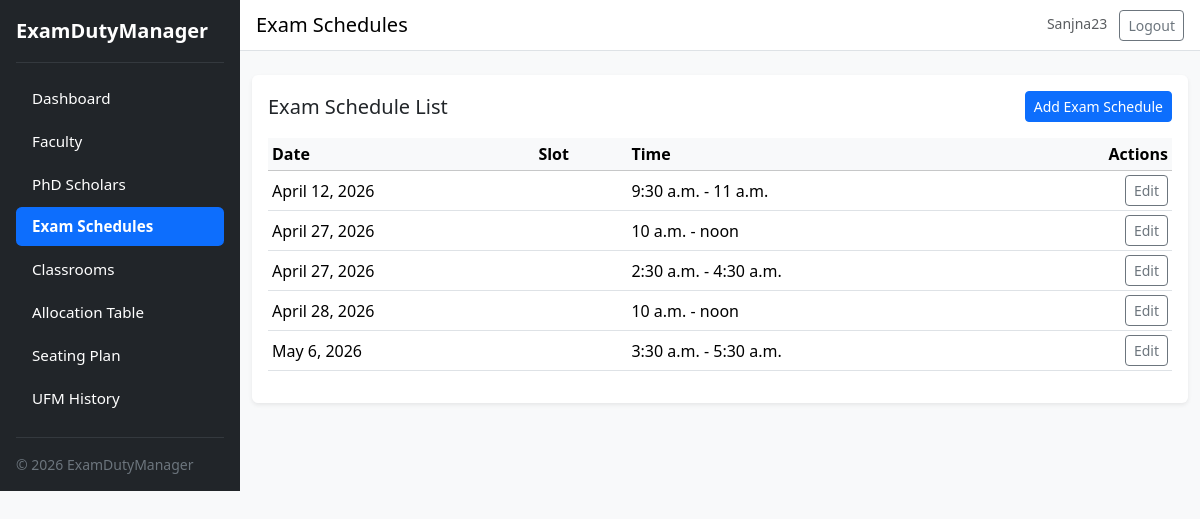
The app's page /exams/ (signed in) with its own data.
### allocation/models.py (models this page shows, shortened)
class ExamSchedule(models.Model):
    class Slot(models.TextChoices):
        MORNING = 'MORNING', 'Morning'
        EVENING = 'EVENING', 'Evening'
    date = models.DateField()
    slot = models.CharField(max_length=10, choices=Slot.choices)
    start_time = models.TimeField()
    end_time = models.TimeField()
    subject = models.ForeignKey(Subject, null=True, blank=True, on_delete=models.SET_NULL)
    sections = models.ManyToManyField(Section, through='ExamSection', blank=True)
    class Meta:
        ordering = ['date', 'slot']

### allocation/views.py (the view)
# urls.py: path('exams/', views.exam_schedule_list, name='exam_schedule_list'),
@staff_required
def exam_schedule_list(request):
    exams = ExamSchedule.objects.all()
    return render(request, 'allocation/exam_schedule_list.html', {'exam_list': exams})

### allocation/templates/allocation/exam_schedule_list.html (shortened to what this page needs)
{% extends 'allocation/base.html' %}
{% block page_header %}Exam Schedules{% endblock %}
{% block content %}
<div class="card shadow-sm border-0">
    <div class="card-body">
        <div class="d-flex justify-content-between align-items-center mb-3">
            <h5 class="mb-0">Exam Schedule List</h5>
            <a href="{% url 'allocation:exam_schedule_add' %}" class="btn btn-sm btn-primary">
                Add Exam Schedule
            </a>
        </div>
        <div class="table-responsive">
            <table class="table table-hover table-sm align-middle">
                <thead class="table-light">
                    <tr>
                        <th>Date</th>
                        <th>Slot</th>
                        <th>Time</th>
                        <th class="text-end">Actions</th>
                    </tr>
                </thead>
                <tbody>
                    {% for e in exam_list %}
                    <tr>
                        <td>{{ e.date }}</td>
                        <td>{{ e.get_slot_display }}</td>
                        <td>{{ e.start_time }} - {{ e.end_time }}</td>
                        <td class="text-end">
                            <a href="{% url 'allocation:exam_schedule_edit' e.pk %}" class="btn btn-sm btn-outline-secondary">
                                Edit
                            </a>
                        </td>
                    </tr>
                    {% empty %}
                    <tr>
                        <td colspan="4" class="text-center text-muted py-4">
                            No exam schedules added yet.
                        </td>
                    </tr>
                    {% endfor %}
                </tbody>
            </table>
        </div>
    </div>
</div>
{% endblock %}

### allocation/templates/allocation/base.html (shortened to what this page needs)
{% load static %}
<!DOCTYPE html>
<html lang="en">
<head>
    <link
      href="https://cdn.jsdelivr.net/npm/bootstrap@5.3.3/dist/css/bootstrap.min.css"
      rel="stylesheet"
>
    <link rel="stylesheet" href="{% static 'allocation/css/styles.css' %}">
</head>
<body class="bg-light">
<div class="d-flex" id="wrapper">
    <nav id="sidebar" class="bg-dark text-white flex-shrink-0 p-3" style="min-width: 240px;">
        <div class="d-flex align-items-center mb-3">
            <span class="fs-5 fw-semibold">ExamDutyManager</span>
        </div>
        <hr class="border-secondary">
        <ul class="nav nav-pills flex-column mb-auto">
            <li class="nav-item">
                <a href="{% url 'allocation:dashboard' %}"
                   class="nav-link text-white {% if request.resolver_match.url_name == 'dashboard' %}active bg-primary{% endif %}">
                    Dashboard
                </a>
            </li>
            <li>
                <a href="{% url 'allocation:faculty_list' %}"
                   class="nav-link text-white {% if 'faculty' in request.resolver_match.url_name %}active bg-primary{% endif %}">
                    Faculty
                </a>
            </li>
            <li>
                <a href="{% url 'allocation:phd_list' %}"
                   class="nav-link text-white {% if 'phd' in request.resolver_match.url_name %}active bg-primary{% endif %}">
                    PhD Scholars
                </a>
            </li>
            <li>
                <a href="{% url 'allocation:exam_schedule_list' %}"
                   class="nav-link text-white {% if 'exam_schedule' in request.resolver_match.url_name %}active bg-primary{% endif %}">
                    Exam Schedules
                </a>
            </li>
            <li>
                <a href="{% url 'allocation:classroom_list' %}"
                   class="nav-link text-white {% if 'classroom' in request.resolver_match.url_name %}active bg-primary{% endif %}">
                    Classrooms
                </a>
            </li>
            <li>
                <a href="{% url 'allocation:allocation_result' %}"
                   class="nav-link text-white {% if request.resolver_match.url_name == 'allocation_result' %}active bg-primary{% endif %}">
                    Allocation Table
                </a>
            </li>
            <li>
                <a href="{% url 'allocation:seating_plan' %}"
                   class="nav-link text-white {% if request.resolver_match.url_name == 'seating_plan' %}active bg-primary{% endif %}">
                    Seating Plan
                </a>
            </li>
            <li>
                <a href="{% url 'allocation:ufm_record_list' %}"
                   class="nav-link text-white {% if 'ufm' in request.resolver_match.url_name %}active bg-primary{% endif %}">
                    UFM History
                </a>
            </li>
        </ul>
        <hr class="border-secondary">
        <div class="small text-secondary">
            &copy; {% now "Y" %} ExamDutyManager
        </div>
    </nav>
    <div id="page-content-wrapper" class="flex-grow-1">
        <nav class="navbar navbar-light bg-white border-bottom px-3">
            <span class="navbar-brand mb-0 h5">{% block page_header %}{% endblock %}</span>
            <div>
                {% if request.user.is_authenticated %}
                    <span class="me-2 small text-muted">{{ request.user.username }}</span>
                    <a href="{% url 'logout' %}" class="btn btn-outline-secondary btn-sm">Logout</a>
                {% else %}
                    <a href="{% url 'login' %}" class="btn btn-primary btn-sm">Login</a>
                {% endif %}
            </div>
        </nav>
        <main class="container-fluid py-4">
            {% block content %}{% endblock %}
        </main>
    </div>
</div>
</body>
</html>

### allocation/static/allocation/css/styles.css (style rules this page uses)
#sidebar .nav-link { border-radius: 0.35rem; margin-bottom: 0.25rem; font-size: 0.95rem; }
#sidebar .nav-link.active { font-weight: 600; }
.table-sm th, .table-sm td { vertical-align: middle; }

### records on screen
ExamSchedule: date "April 12, 2026", start_time "9:30 a.m.", end_time "11 a.m."
ExamSchedule: date "April 27, 2026", start_time "10 a.m.", end_time "noon"
ExamSchedule: date "April 27, 2026", start_time "2:30 a.m.", end_time "4:30 a.m."
ExamSchedule: date "April 28, 2026", start_time "10 a.m.", end_time "noon"
ExamSchedule: date "May 6, 2026", start_time "3:30 a.m.", end_time "5:30 a.m."

### other values on screen
{{ request.user.username }} "Sanjna23"
